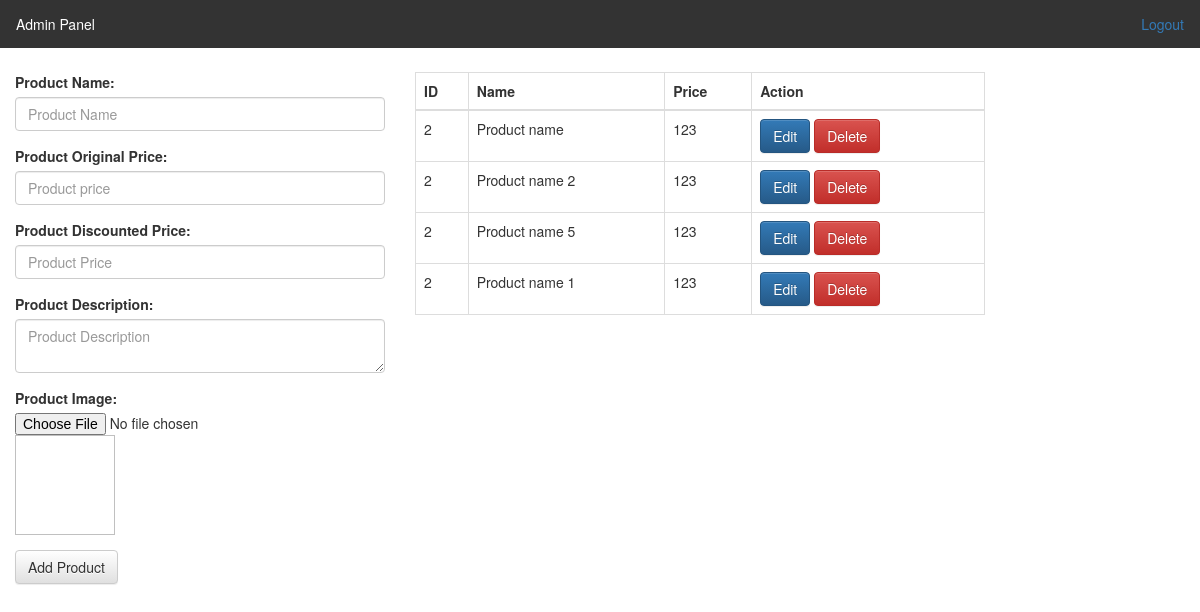
/admin/products.php (signed in), run on the app's committed database.
### tables this page shows
CREATE TABLE `table_products` (
  `product_id` int(11) NOT NULL,
  `product_name` varchar(255) NOT NULL,
  `product_price` float NOT NULL DEFAULT '0',
  `product_label_price` float NOT NULL DEFAULT '0',
  `product_description` text,
  `product_image` varchar(512) DEFAULT NULL,
  `product_status` tinyint(4) DEFAULT '1',
  `product_createdon` datetime DEFAULT CURRENT_TIMESTAMP
);

### admin/products.php (the view, shortened to what this page needs)
<?php
include "../connection.php";
$product_name = "";
$product_price = "";
$product_label_price = "";
$product_description = "";
$update = false;
$product_sql ="SELECT * FROM table_products";
$product_result = mysqli_query($conn,$product_sql);
?>
<!DOCTYPE html>
<html>
<head>
	<link rel="stylesheet" href="https://maxcdn.bootstrapcdn.com/bootstrap/3.3.7/css/bootstrap.min.css">
	<link rel="stylesheet" href="https://maxcdn.bootstrapcdn.com/bootstrap/3.3.7/css/bootstrap-theme.min.css">
</head>
<body>
<ul>
  <li>Admin Panel</li>
  <li style="float:right"><a href="signout.php">Logout</a></li>
</ul>
	<div class="container-fluid" style="margin-top: 2%">
  		<div class="row">
  			<div class="col-md-4">
	  			<form action="products.php" enctype="multipart/form-data" method="POST">
				  	<div class="form-group">
				    	<label for="email">Product Name:</label>
				    	<input type="text" name="product_name" required class="form-control" placeholder="Product Name" value="<?php echo $product_name; ?>">
				  	</div>
				  	<div class="form-group">
				    	<label for="email">Product Original Price:</label>
				    	<input type="text" name="product_price" required class="form-control" placeholder="Product price" value="<?php echo $product_price; ?>">
				  	</div>
				  	<div class="form-group">
				    	<label for="email">Product Discounted Price:</label>
				    	<input type="text" name="product_label_price" required class="form-control" placeholder="Product Price" value="<?php echo $product_label_price; ?>">
				  	</div>
				  	<div class="form-group">
				    	<label for="email">Product Description:</label>
				    	<textarea name="product_description" required class="form-control" placeholder="Product Description" value="<?php echo $product_description; ?>"></textarea>
				  	</div>
				  	<div class="form-group">
				    	<label for="email">Product Image:</label>
                                                                <input type="file" name="image" accept="image/*" onchange="loadFile(event)">
                                                                    <img id="output"/ style="height:100px; width:100px;" >
                                                                </div>
																<?php if ($update == true): ?>
																<button type="submit"  name="update" class="btn btn-default">Update Product</button>
																<?php else: ?>
				 													 <button type="submit" name="save" class="btn btn-default">Add Product</button>
																	  <?php endif ?>
				</form>
			</div>
			<div class="col-md-6">
				<table class="table table-bordered">
				    <thead>
				      <tr>
				        <th>ID</th>
				        <th>Name</th>
				        <th>Price</th>
				        <th>Action</th>
				      </tr>
				    </thead>
				    <tbody>
				    	<?php
					    if(mysqli_num_rows($product_result) > 0)
					    {
					    	while($row = mysqli_fetch_array($product_result))
					        {
					        ?>
						      <tr>
						        <td>2</td>
						        <td><?php echo $row['product_name'];?></td>
						        <td><?php echo $row['product_price'];?></td>
						        <td>
						        	<a href="products.php?id=<?php echo $row['product_id'];?>" class="btn btn-primary">Edit</a>
						        	<a href="delete.php?id=<?php echo $row['product_id'];?>" class="btn btn-danger delete_this_item">Delete</a>
						        </td>
						      </tr>
						    <?php
							}
						}
						?>
				    </tbody>
				  </table>
			</div>
		</div>
	</div>
</body>
</html>

### admin/products.php (style rules this page uses)
ul { list-style-type: none; margin: 0; padding: 0; overflow: hidden; background-color: #333; }
li { float: left; }
li { display: block; color: white; text-align: center; padding: 14px 16px; text-decoration: none; }

### data on the page
table_products: product_name "Product name", product_price "123"
table_products: product_name "Product name 2", product_price "123"
table_products: product_name "Product name 5", product_price "123"
table_products: product_name "Product name 1", product_price "123"
